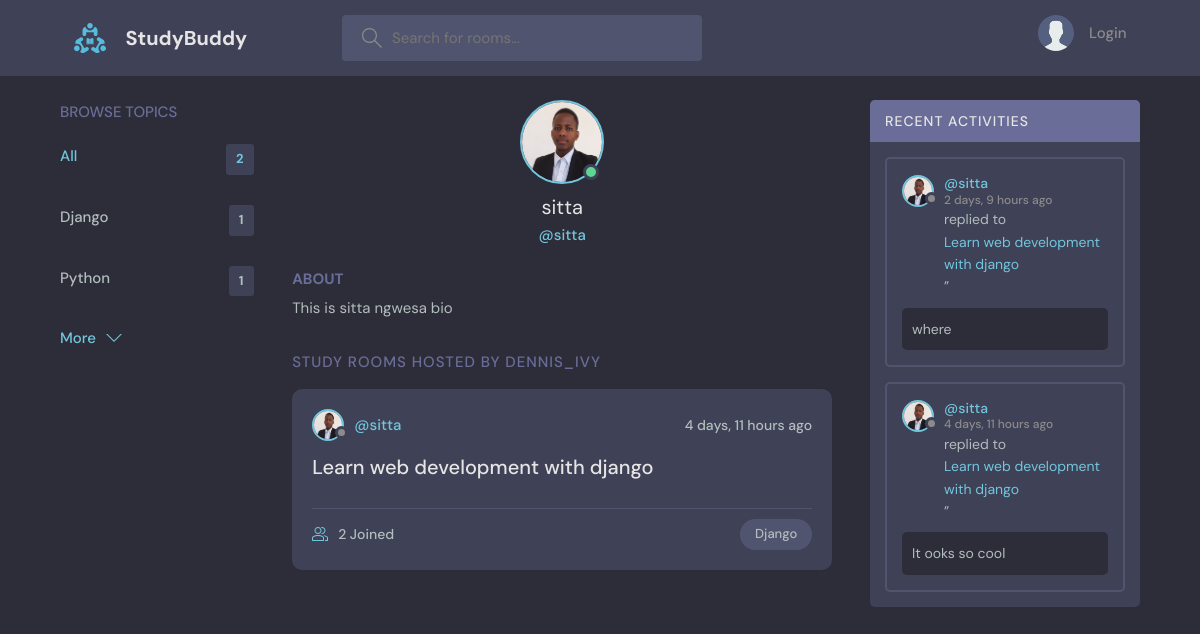
Page /profile/1/ on the committed database.
### base/models.py (models this page shows, shortened)
class Topic(models.Model):
    name=models.CharField(max_length=200)

class User(AbstractUser):
    name = models.CharField(max_length=200, null= True)
    email = models.EmailField(unique=True, null=True)
    bio = models.TextField(null=True)
    avatar = models.ImageField(null= True, default="avatar.svg")
    USERNAME_FIELD = 'email'
    REQUIRED_FIELDS = []

class Room(models.Model):
    host =models.ForeignKey(User, on_delete=models.SET_NULL,null=True)
    topic =models.ForeignKey(Topic, on_delete=models.SET_NULL,null=True)
    name =models.CharField(max_length=200)
    description=models.TextField(null=True ,blank=True)
    participants= models.ManyToManyField(User, related_name='participants', blank=True)
    updated=models.DateTimeField(auto_now=True)
    created=models.DateTimeField(auto_now_add=True)
    class Meta:
        ordering = ['-updated','-created']
    def __str__(self):
        return self.name

class Message(models.Model):
    user=models.ForeignKey(User,on_delete=models.CASCADE)
    room=models.ForeignKey(Room, on_delete=models.CASCADE)
    body=models.TextField()
    updated=models.DateTimeField(auto_now=True)
    created=models.DateTimeField(auto_now_add=True)
    class Meta:
        ordering = ['-updated','-created']

### base/views.py (the view)
# urls.py: path('profile/<str:pk>/',views.userProfile, name="user-profile"),
def userProfile(request,pk):
    user= User.objects.get(id=pk)
    rooms=user.room_set.all()
    room_messages=user.message_set.all()
    topics=Topic.objects.all()
    context ={'user' : user, 'rooms': rooms,'topics' : topics,
              'room_messages':  room_messages}
    return render(request, 'base/profile.html', context)

### base/templates/base/profile.html (shortened to what this page needs)
{% extends 'main.html' %}
{% block content %}
  <main class="profile-page layout layout--3">
    <div class="container">
      {% include 'base/topics_component.html'%}
      <div class="roomList">
        <div class="profile">
          <div class="profile__avatar">
            <div class="avatar avatar--large active">
              <img src="{{user.avatar.url}}" />
            </div>
          </div>
          <div class="profile__info">
            <h3>{{user.username}}</h3>
            <p>@{{user.username}} </p>
          </div>
          <div class="profile__about">
            <h3>About</h3>
            <p>
              {{user.bio}}
            </p>
          </div>
        </div>
        <div class="roomList__header">
          <div>
            <h2>Study Rooms Hosted by dennis_ivy</a>
            </h2>
          </div>
        </div>
        {% include 'base/feed_component.html'%}
      </div>
      {% include 'base/activity_component.html'%}
    </div>
  </main>
  {% endblock content %}

### templates/main.html (shortened to what this page needs)
<!DOCTYPE html>
{% load static %}
<html lang="en">
  <head>
    <link rel="stylesheet" href="{% static 'styles/style.css'%}" />
  </head>
  <body>
	{% include 'navbar.html'%}
	{%block content%}
{% endblock content %}
  </body>
</html>

### templates/navbar.html (shortened to what this page needs)
{% load  static%}
<header class="header header--loggedIn">
    <div class="container">
      <a href="{% url 'home'%}" class="header__logo">
        <img src="{% static 'images/logo.svg'%}" />
        <h1>StudyBuddy</h1>
      </a>
      <form class="header__search" method = "GET" action= "{% url 'home'%}">
        <label>
          <input name= "q" placeholder="Search for rooms..." />
        </label>
      </form>
      <nav class="header__menu">
        {% if request.user.is_authenticated %}
        <div class="header__user">
          <a href="{% url 'update-user'%}">
            <div class="avatar avatar--medium active">
              <img src="{{request.user.avatar.url}}" />
            </div>
            <p>{{request.user.username}}<span>@{{request.user.username}}</span></p>
          </a>
          <button class="dropdown-button">
            <svg version="1.1" xmlns="http://www.w3.org/2000/svg" width="32" height="32" viewBox="0 0 32 32">
              <title>chevron-down</title>
              <path d="M16 21l-13-13h-3l16 16 16-16h-3l-13 13z"></path>
            </svg>
          </button>
        </div>
        {% else %}
        <a href="{% url 'login'%}">
          <img src="{% static 'images/avatar.svg'%}" />
          <p>Login</p>
        </a>
        {% endif %}
      </nav>
    </div>
  </header>

### base/templates/base/topics_component.html
<div class="topics">
   <div class="topics__header">
     <h2>Browse Topics</h2>
   </div>
   <ul class="topics__list">
     <li>
       <a href="{% url 'home'%}" class="active">All <span>{{topics.count}}</span></a>
     </li>
     {% for topic in topics%}
     <li>
       <a href="{% url 'home' %}?q={{topic.name}}">{{topic.name}} <span>{{topic.room_set.all.count}}</span></a>
     </li>
     {% endfor %}
   </ul>
   <a class="btn btn--link" href="{% url 'topics' %}">
     More
     <svg version="1.1" xmlns="http://www.w3.org/2000/svg" width="32" height="32" viewBox="0 0 32 32">
       <title>chevron-down</title>
       <path d="M16 21l-13-13h-3l16 16 16-16h-3l-13 13z"></path>
     </svg>
   </a>
</div>

### base/templates/base/feed_component.html (shortened to what this page needs)
{% for room in rooms%}
<div class="roomListRoom">
    <div class="roomListRoom__header">
      <a href="{% url 'user-profile' room.host.id %}" class="roomListRoom__author">
        <div class="avatar avatar--small">
          <img src="{{room.host.avatar.url}}" />
        </div>
        <span>@{{room.host.username}}</span>
      </a>
      <div class="roomListRoom__actions">
        <span>{{room.created| timesince}} ago</span>
      </div>
    </div>
    <div class="roomListRoom__content">
      <a href="{% url 'room' room.id %}">{{ room.name}}</a>
    </div>
    <div class="roomListRoom__meta">
      <a href="{% url 'room' room.id %}" class="roomListRoom__joined">
        {{room.participants.all.count}} Joined
      </a>
      <p class="roomListRoom__topic">{{room.topic.name}}</p>
    </div>
</div>
{% endfor %}

### base/templates/base/activity_component.html (shortened to what this page needs)
<div class="activities">
    <div class="activities__header">
      <h2>Recent Activities</h2>
    </div>
    {%for message in room_messages%}
    <div class="activities__box">
      <div class="activities__boxHeader roomListRoom__header">
        <a href="{% url 'user-profile' message.user.id %}" class="roomListRoom__author">
          <div class="avatar avatar--small">
            <img src="{{message.user.avatar.url}}" />
          </div>
          <p>
            @{{message.user.username}}
            <span>{{message.created|timesince}} ago</span>
          </p>
        </a>
      </div>
      <div class="activities__boxContent">
        <p>replied to<a href="{% url 'room' message.room.id%}">{{message.room}}</a>”</p>
        <div class="activities__boxRoomContent">
         {{message.body}}
        </div>
      </div>
    </div>
   {% endfor %}
  </div>

### rows in the picture
Topic: name "Django", room_set.all.count "1"
Topic: name "Python", room_set.all.count "1"
User: avatar (picture), username "sitta", bio "This is sitta ngwesa bio"
Room: host.avatar (picture), host.username "sitta", created "4 days, 11 hours", name "Learn web development with django", participants.all.count "2", topic.name "Django"
Message: user.avatar (picture), user.username "sitta", created "2 days, 9 hours", room "Learn web development with django", body "where"
Message: user.avatar (picture), user.username "sitta", created "4 days, 11 hours", room "Learn web development with django", body "It ooks so cool"

### other values in the picture
{{ topics.count }} "2"
